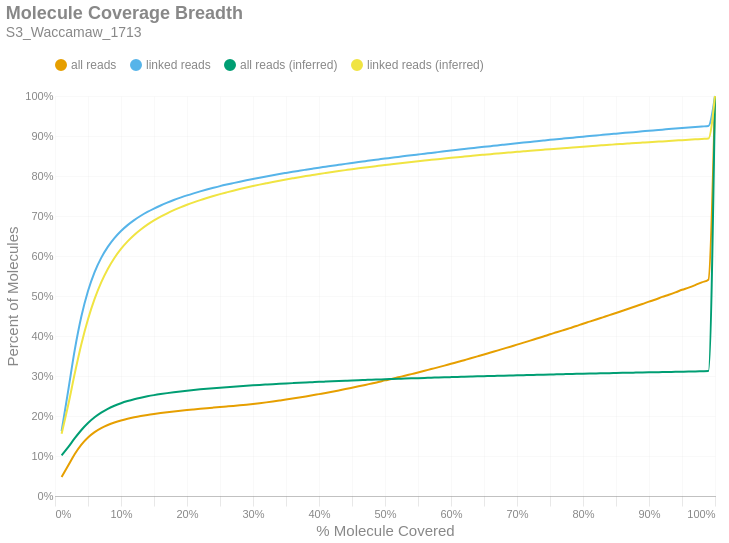

The notebook cell this image was saved under:
### Markdown cell above
### Molecule Read Coverage
This chart shows molecule coverage breadth as computed by the number of bases aligned to that molecule. In other words, "*how much of each unique long molecule is actually sequenced/aligned?*" Keep in mind there is a distinction between sequences and alignments, since some sequences belonging to a particular molecule may not align well and wouldn't appear in the alignment data. This chart also shows molecule coverage breadth as computed by the *inferred fragment* from which the aligned sequences originate. Unlike read coverage, this calculation takes into account the total insert size, including unsequenced gaps between the forward and reverse reads. Like the previous figures, these are cumulative percents.

### Code cell
if SKIPLR:
    print_html(f"Skipped")
else:
    binned_df = consolidated_hist(valids['coverage_bp'], mask, 0.01, True)
    binned_df_inf = consolidated_hist(valids['coverage_inserts'], mask, 0.01, True)
    binned_df = binned_df.with_columns(pl.lit(binned_df_inf['all reads (cumsum)']).alias('all reads (inferred)'))
    binned_df = binned_df.with_columns(pl.lit(binned_df_inf['linked reads (cumsum)']).alias('linked reads (inferred)'))
    binned_df = binned_df.with_columns(
        (pl.col('bin').cast(pl.Float64) + 0.01).alias('right_edge')
    )

    with SafeRender(binned_df):
        (
            density_plot(binned_df, 'Molecule Coverage Breadth', samplename, 'molcov', ['all reads (inferred)','linked reads (inferred)'])
            .encode(
                #x=alt.X('bin:Q', title="% Molecule Covered").axis(format = '%').scale(padding=0),
                x=alt.X('right_edge:Q', title="% Molecule Covered").axis(format='%').scale(padding=0),
                y=alt.Y('value:Q', title='Percent of Molecules')
                    .axis(format='%')
                    .stack(False)
                    .scale(domainMin=0, padding=0),
                color=alt.Color("key:N").scale(domain = ["all reads", "linked reads", "all reads (inferred)", "linked reads (inferred)"]),
                tooltip = [
                    alt.Tooltip("key:N", title = "Data Type"),
                    alt.Tooltip("range_label:N", title="% Molecule Covered"),
                    alt.Tooltip("value:Q", format = ".2%", title="% Molecules")
                ]
            )
        ).display()

### Figure 1 — Vega-Lite specification as saved in the notebook (floating-point values rounded to 4 significant figures)
{"width": "container", "height": 400, "config": {"title": {"anchor": "start", "dy": -15, "fontSize": 18, "color": "#888888", "subtitleColor": "#888888", "subtitleFontSize": 14}, "arc": {"fill": "#0072B2"}, "axis": {"domainColor": "#888888", "domainWidth": 0.5, "gridWidth": 0.2, "grid": false, "titleFontWeight": 400, "titleFontSize": 15, "labelFontSize": 11, "labelColor": "#888888", "tickColor": "#888888", "tickWidth": 0.2, "titleColor": "#888888"}, "axisBand": {"grid": false}, "axisX": {"grid": true, "tickSize": 10, "domainCap": "round"}, "axisY": {"domain": false, "grid": true, "tickSize": 0, "domainCap": "round"}, "background": "transparent", "header": {"labelFontSize": 15, "labelColor": "#888888", "titleFontSize": 15, "titleFontWeight": 600, "titleColor": "#888888"}, "legend": {"labelFont": "sans-serif", "labelFontSize": 12, "labelColor": "#888888", "symbolSize": 100, "symbolType": "circle", "titleFontSize": 12, "titlePadding": 10, "titleColor": "#888888", "title": null, "orient": "top"}, "range": {"category": ["#E69F00", "#56B4E9", "#009E73", "#F0E442", "#0072B2", "#D55E00", "#CC79A7", "#000000"], "diverging": ["#cfe8f3", "#a2d4ec", "#73bfe2", "#46abdb", "#1696d2", "#12719e"]}, "area": {"fill": "#0072B2", "fillOpacity": 0.7, "line": true, "strokeOpacity": 0.7}, "line": {"color": "#0072B2", "stroke": "#0072B2", "strokeWidth": 2}, "trail": {"color": "#0072B2", "stroke": "#0072B2", "strokeWidth": 0, "size": 1}, "point": {"filled": true, "fillOpacity": 1.0, "size": 95}, "text": {"color": "#888888", "fontSize": 11, "align": "right", "fontWeight": 400, "size": 11}, "bar": {"fill": "#0072B2", "stroke": null}, "view": {"stroke": null, "continuousWidth": 660, "continuousHeight": 400}}, "data": {"name": "data-6e9d5147e49c37d083bf11139e723da2"}, "mark": {"type": "line", "interpolate": "monotone", "point": {"opacity": 0, "size": 275}}, "encoding": {"color": {"field": "key", "scale": {"domain": ["all reads", "linked reads", "all reads (inferred)", "linked reads (inferred)"]}, "type": "nominal"}, "tooltip": [{"field": "key", "title": "Data Type", "type": "nominal"}, {"field": "range_label", "title": "% Molecule Covered", "type": "nominal"}, {"field": "value", "format": ".2%", "title": "% Molecules", "type": "quantitative"}], "x": {"axis": {"format": "%"}, "field": "right_edge", "scale": {"padding": 0}, "title": "% Molecule Covered", "type": "quantitative"}, "y": {"axis": {"format": "%"}, "field": "value", "scale": {"domainMin": 0, "padding": 0}, "stack": false, "title": "Percent of Molecules", "type": "quantitative"}}, "params": [{"name": "param_c36ac31b6afebe62", "select": {"type": "point", "fields": ["key"]}, "bind": "legend"}], "title": {"text": "Molecule Coverage Breadth", "subtitle": "S3_Waccamaw_1713"}, "transform": [{"fold": ["all reads (cumsum)", "linked reads (cumsum)", "all reads (inferred)", "linked reads (inferred)"]}, {"calculate": "replace(datum.key, ' (cumsum)', '')", "as": "key"}, {"filter": {"param": "param_c36ac31b6afebe62"}}], "usermeta": {"embedOptions": {"downloadFileName": "S3_Waccamaw_1713.molcov"}}, "$schema": "https://vega.github.io/schema/vega-lite/v6.1.0.json", "datasets": {"data-6e9d5147e49c37d083bf11139e723da2": [{"bin": "0.0", "interval": "0.0-0.01", "all reads": 0.04755, "linked reads": 0.1623, "all reads (cumsum)": 0.04755, "linked reads (cumsum)": 0.1623, "range_label": "0.0-0.01", "all reads (inferred)": 0.1017, "linked reads (inferred)": 0.1555, "right_edge": 0.01}, {"bin": "0.01", "interval": "0.01-0.02", "all reads": 0.02868, "linked reads": 0.1012, "all reads (cumsum)": 0.07623, "linked reads (cumsum)": 0.2635, "range_label": "0.01-0.02", "all reads (inferred)": 0.1221, "linked reads (inferred)": 0.2273, "right_edge": 0.02}, {"bin": "0.02", "interval": "0.02-0.03", "all reads": 0.02886, "linked reads": 0.1024, "all reads (cumsum)": 0.1051, "linked reads (cumsum)": 0.3659, "range_label": "0.02-0.03", "all reads (inferred)": 0.1445, "linked reads (inferred)": 0.3067, "right_edge": 0.03}, {"bin": "0.03", "interval": "0.03-0.04", "all reads": 0.02349, "linked reads": 0.0833, "all reads (cumsum)": 0.1286, "linked reads (cumsum)": 0.4492, "range_label": "0.03-0.04", "all reads (inferred)": 0.1651, "linked reads (inferred)": 0.3799, "right_edge": 0.04}, {"bin": "0.04", "interval": "0.04-0.05", "all reads": 0.0178, "linked reads": 0.06311, "all reads (cumsum)": 0.1464, "linked reads (cumsum)": 0.5123, "range_label": "0.04-0.05", "all reads (inferred)": 0.1825, "linked reads (inferred)": 0.4418, "right_edge": 0.05}, {"bin": "0.05", "interval": "0.05-0.06", "all reads": 0.01339, "linked reads": 0.04738, "all reads (cumsum)": 0.1598, "linked reads (cumsum)": 0.5597, "range_label": "0.05-0.06", "all reads (inferred)": 0.1969, "linked reads (inferred)": 0.4928, "right_edge": 0.06}, {"bin": "0.06", "interval": "0.06-0.07", "all reads": 0.01008, "linked reads": 0.03564, "all reads (cumsum)": 0.1698, "linked reads (cumsum)": 0.5953, "range_label": "0.06-0.07", "all reads (inferred)": 0.2085, "linked reads (inferred)": 0.5341, "right_edge": 0.07}, {"bin": "0.07", "interval": "0.07-0.08", "all reads": 0.007756, "linked reads": 0.02737, "all reads (cumsum)": 0.1776, "linked reads (cumsum)": 0.6227, "range_label": "0.07-0.08", "all reads (inferred)": 0.2179, "linked reads (inferred)": 0.5676, "right_edge": 0.08}, {"bin": "0.08", "interval": "0.08-0.09", "all reads": 0.006233, "linked reads": 0.02193, "all reads (cumsum)": 0.1838, "linked reads (cumsum)": 0.6446, "range_label": "0.08-0.09", "all reads (inferred)": 0.2257, "linked reads (inferred)": 0.5951, "right_edge": 0.09}, {"bin": "0.09", "interval": "0.09-0.1", "all reads": 0.005098, "linked reads": 0.01789, "all reads (cumsum)": 0.1889, "linked reads (cumsum)": 0.6625, "range_label": "0.09-0.1", "all reads (inferred)": 0.232, "linked reads (inferred)": 0.6177, "right_edge": 0.1}, {"bin": "0.1", "interval": "0.1-0.11", "all reads": 0.004202, "linked reads": 0.01472, "all reads (cumsum)": 0.1931, "linked reads (cumsum)": 0.6772, "range_label": "0.1-0.11", "all reads (inferred)": 0.2373, "linked reads (inferred)": 0.6364, "right_edge": 0.11}, {"bin": "0.11", "interval": "0.11-0.12", "all reads": 0.003601, "linked reads": 0.01253, "all reads (cumsum)": 0.1967, "linked reads (cumsum)": 0.6898, "range_label": "0.11-0.12", "all reads (inferred)": 0.2418, "linked reads (inferred)": 0.6525, "right_edge": 0.12}, {"bin": "0.12", "interval": "0.12-0.13", "all reads": 0.003105, "linked reads": 0.01084, "all reads (cumsum)": 0.1998, "linked reads (cumsum)": 0.7006, "range_label": "0.12-0.13", "all reads (inferred)": 0.2457, "linked reads (inferred)": 0.6661, "right_edge": 0.13}, {"bin": "0.13", "interval": "0.13-0.14", "all reads": 0.002765, "linked reads": 0.009591, "all reads (cumsum)": 0.2026, "linked reads (cumsum)": 0.7102, "range_label": "0.13-0.14", "all reads (inferred)": 0.2492, "linked reads (inferred)": 0.6783, "right_edge": 0.14}, {"bin": "0.14", "interval": "0.14-0.15", "all reads": 0.002435, "linked reads": 0.008397, "all reads (cumsum)": 0.205, "linked reads (cumsum)": 0.7186, "range_label": "0.14-0.15", "all reads (inferred)": 0.2522, "linked reads (inferred)": 0.689, "right_edge": 0.15}, {"bin": "0.15", "interval": "0.15-0.16", "all reads": 0.00226, "linked reads": 0.007729, "all reads (cumsum)": 0.2073, "linked reads (cumsum)": 0.7263, "range_label": "0.15-0.16", "all reads (inferred)": 0.2548, "linked reads (inferred)": 0.6984, "right_edge": 0.16}, {"bin": "0.16", "interval": "0.16-0.17", "all reads": 0.002068, "linked reads": 0.00702, "all reads (cumsum)": 0.2094, "linked reads (cumsum)": 0.7333, "range_label": "0.16-0.17", "all reads (inferred)": 0.2572, "linked reads (inferred)": 0.7068, "right_edge": 0.17}, {"bin": "0.17", "interval": "0.17-0.18", "all reads": 0.001968, "linked reads": 0.006571, "all reads (cumsum)": 0.2113, "linked reads (cumsum)": 0.7399, "range_label": "0.17-0.18", "all reads (inferred)": 0.2594, "linked reads (inferred)": 0.7145, "right_edge": 0.18}, {"bin": "0.18", "interval": "0.18-0.19", "all reads": 0.001811, "linked reads": 0.005977, "all reads (cumsum)": 0.2131, "linked reads (cumsum)": 0.7459, "range_label": "0.18-0.19", "all reads (inferred)": 0.2614, "linked reads (inferred)": 0.7215, "right_edge": 0.19}, {"bin": "0.19", "interval": "0.19-0.2", "all reads": 0.001711, "linked reads": 0.005592, "all reads (cumsum)": 0.2149, "linked reads (cumsum)": 0.7515, "range_label": "0.19-0.2", "all reads (inferred)": 0.2632, "linked reads (inferred)": 0.728, "right_edge": 0.2}, {"bin": "0.2", "interval": "0.2-0.21", "all reads": 0.001613, "linked reads": 0.005168, "all reads (cumsum)": 0.2165, "linked reads (cumsum)": 0.7566, "range_label": "0.2-0.21", "all reads (inferred)": 0.265, "linked reads (inferred)": 0.7341, "right_edge": 0.21}, {"bin": "0.21", "interval": "0.21-0.22", "all reads": 0.001575, "linked reads": 0.004916, "all reads (cumsum)": 0.218, "linked reads (cumsum)": 0.7616, "range_label": "0.21-0.22", "all reads (inferred)": 0.2666, "linked reads (inferred)": 0.7398, "right_edge": 0.22}, {"bin": "0.22", "interval": "0.22-0.23", "all reads": 0.001505, "linked reads": 0.004612, "all reads (cumsum)": 0.2196, "linked reads (cumsum)": 0.7662, "range_label": "0.22-0.23", "all reads (inferred)": 0.2681, "linked reads (inferred)": 0.745, "right_edge": 0.23}, {"bin": "0.23", "interval": "0.23-0.24", "all reads": 0.001451, "linked reads": 0.004349, "all reads (cumsum)": 0.221, "linked reads (cumsum)": 0.7705, "range_label": "0.23-0.24", "all reads (inferred)": 0.2695, "linked reads (inferred)": 0.75, "right_edge": 0.24}, {"bin": "0.24", "interval": "0.24-0.25", "all reads": 0.00143, "linked reads": 0.004189, "all reads (cumsum)": 0.2224, "linked reads (cumsum)": 0.7747, "range_label": "0.24-0.25", "all reads (inferred)": 0.2708, "linked reads (inferred)": 0.7547, "right_edge": 0.25}, {"bin": "0.25", "interval": "0.25-0.26", "all reads": 0.001381, "linked reads": 0.003858, "all reads (cumsum)": 0.2238, "linked reads (cumsum)": 0.7786, "range_label": "0.25-0.26", "all reads (inferred)": 0.2721, "linked reads (inferred)": 0.7591, "right_edge": 0.26}, {"bin": "0.26", "interval": "0.26-0.27", "all reads": 0.001406, "linked reads": 0.003635, "all reads (cumsum)": 0.2252, "linked reads (cumsum)": 0.7822, "range_label": "0.26-0.27", "all reads (inferred)": 0.2733, "linked reads (inferred)": 0.7633, "right_edge": 0.27}, {"bin": "0.27", "interval": "0.27-0.28", "all reads": 0.001519, "linked reads": 0.003585, "all reads (cumsum)": 0.2267, "linked reads (cumsum)": 0.7858, "range_label": "0.27-0.28", "all reads (inferred)": 0.2744, "linked reads (inferred)": 0.7673, "right_edge": 0.28}, {"bin": "0.28", "interval": "0.28-0.29", "all reads": 0.001619, "linked reads": 0.003432, "all reads (cumsum)": 0.2284, "linked reads (cumsum)": 0.7892, "range_label": "0.28-0.29", "all reads (inferred)": 0.2755, "linked reads (inferred)": 0.7711, "right_edge": 0.29}, {"bin": "0.29", "interval": "0.29-0.3", "all reads": 0.001779, "linked reads": 0.003284, "all reads (cumsum)": 0.2301, "linked reads (cumsum)": 0.7925, "range_label": "0.29-0.3", "all reads (inferred)": 0.2766, "linked reads (inferred)": 0.7748, "right_edge": 0.3}, {"bin": "0.3", "interval": "0.3-0.31", "all reads": 0.001889, "linked reads": 0.003242, "all reads (cumsum)": 0.232, "linked reads (cumsum)": 0.7957, "range_label": "0.3-0.31", "all reads (inferred)": 0.2776, "linked reads (inferred)": 0.7784, "right_edge": 0.31}, {"bin": "0.31", "interval": "0.31-0.32", "all reads": 0.002052, "linked reads": 0.003114, "all reads (cumsum)": 0.2341, "linked reads (cumsum)": 0.7989, "range_label": "0.31-0.32", "all reads (inferred)": 0.2786, "linked reads (inferred)": 0.7818, "right_edge": 0.32}, {"bin": "0.32", "interval": "0.32-0.33", "all reads": 0.002215, "linked reads": 0.003053, "all reads (cumsum)": 0.2363, "linked reads (cumsum)": 0.8019, "range_label": "0.32-0.33", "all reads (inferred)": 0.2795, "linked reads (inferred)": 0.7851, "right_edge": 0.33}, {"bin": "0.33", "interval": "0.33-0.34", "all reads": 0.002312, "linked reads": 0.002959, "all reads (cumsum)": 0.2386, "linked reads (cumsum)": 0.8049, "range_label": "0.33-0.34", "all reads (inferred)": 0.2805, "linked reads (inferred)": 0.7882, "right_edge": 0.34}, {"bin": "0.34", "interval": "0.34-0.35", "all reads": 0.002372, "linked reads": 0.002805, "all reads (cumsum)": 0.241, "linked reads (cumsum)": 0.8077, "range_label": "0.34-0.35", "all reads (inferred)": 0.2813, "linked reads (inferred)": 0.7913, "right_edge": 0.35}, {"bin": "0.35", "interval": "0.35-0.36", "all reads": 0.002525, "linked reads": 0.002752, "all reads (cumsum)": 0.2435, "linked reads (cumsum)": 0.8104, "range_label": "0.35-0.36", "all reads (inferred)": 0.2822, "linked reads (inferred)": 0.7942, "right_edge": 0.36}, {"bin": "0.36", "interval": "0.36-0.37", "all reads": 0.002609, "linked reads": 0.002644, "all reads (cumsum)": 0.2461, "linked reads (cumsum)": 0.8131, "range_label": "0.36-0.37", "all reads (inferred)": 0.283, "linked reads (inferred)": 0.7971, "right_edge": 0.37}, {"bin": "0.37", "interval": "0.37-0.38", "all reads": 0.002726, "linked reads": 0.002608, "all reads (cumsum)": 0.2488, "linked reads (cumsum)": 0.8157, "range_label": "0.37-0.38", "all reads (inferred)": 0.2838, "linked reads (inferred)": 0.7998, "right_edge": 0.38}, {"bin": "0.38", "interval": "0.38-0.39", "all reads": 0.002839, "linked reads": 0.002596, "all reads (cumsum)": 0.2517, "linked reads (cumsum)": 0.8183, "range_label": "0.38-0.39", "all reads (inferred)": 0.2846, "linked reads (inferred)": 0.8024, "right_edge": 0.39}, {"bin": "0.39", "interval": "0.39-0.4", "all reads": 0.002993, "linked reads": 0.002539, "all reads (cumsum)": 0.2547, "linked reads (cumsum)": 0.8208, "range_label": "0.39-0.4", "all reads (inferred)": 0.2853, "linked reads (inferred)": 0.8051, "right_edge": 0.4}, {"bin": "0.4", "interval": "0.4-0.41", "all reads": 0.002969, "linked reads": 0.002383, "all reads (cumsum)": 0.2576, "linked reads (cumsum)": 0.8232, "range_label": "0.4-0.41", "all reads (inferred)": 0.2861, "linked reads (inferred)": 0.8076, "right_edge": 0.41}, {"bin": "0.41", "interval": "0.41-0.42", "all reads": 0.003142, "linked reads": 0.002417, "all reads (cumsum)": 0.2608, "linked reads (cumsum)": 0.8256, "range_label": "0.41-0.42", "all reads (inferred)": 0.2868, "linked reads (inferred)": 0.81, "right_edge": 0.42}, {"bin": "0.42", "interval": "0.42-0.43", "all reads": 0.003227, "linked reads": 0.002329, "all reads (cumsum)": 0.264, "linked reads (cumsum)": 0.8279, "range_label": "0.42-0.43", "all reads (inferred)": 0.2875, "linked reads (inferred)": 0.8123, "right_edge": 0.43}, {"bin": "0.43", "interval": "0.43-0.44", "all reads": 0.003284, "linked reads": 0.002347, "all reads (cumsum)": 0.2673, "linked reads (cumsum)": 0.8303, "range_label": "0.43-0.44", "all reads (inferred)": 0.2881, "linked reads (inferred)": 0.8147, "right_edge": 0.44}, {"bin": "0.44", "interval": "0.44-0.45", "all reads": 0.003434, "linked reads": 0.002271, "all reads (cumsum)": 0.2707, "linked reads (cumsum)": 0.8326, "range_label": "0.44-0.45", "all reads (inferred)": 0.2888, "linked reads (inferred)": 0.817, "right_edge": 0.45}, {"bin": "0.45", "interval": "0.45-0.46", "all reads": 0.003484, "linked reads": 0.002266, "all reads (cumsum)": 0.2742, "linked reads (cumsum)": 0.8348, "range_label": "0.45-0.46", "all reads (inferred)": 0.2895, "linked reads (inferred)": 0.8192, "right_edge": 0.46}, {"bin": "0.46", "interval": "0.46-0.47", "all reads": 0.003549, "linked reads": 0.002225, "all reads (cumsum)": 0.2778, "linked reads (cumsum)": 0.8371, "range_label": "0.46-0.47", "all reads (inferred)": 0.2901, "linked reads (inferred)": 0.8213, "right_edge": 0.47}, {"bin": "0.47", "interval": "0.47-0.48", "all reads": 0.003655, "linked reads": 0.002235, "all reads (cumsum)": 0.2814, "linked reads (cumsum)": 0.8393, "range_label": "0.47-0.48", "all reads (inferred)": 0.2907, "linked reads (inferred)": 0.8234, "right_edge": 0.48}, {"bin": "0.48", "interval": "0.48-0.49", "all reads": 0.003588, "linked reads": 0.002135, "all reads (cumsum)": 0.285, "linked reads (cumsum)": 0.8414, "range_label": "0.48-0.49", "all reads (inferred)": 0.2913, "linked reads (inferred)": 0.8254, "right_edge": 0.49}, {"bin": "0.49", "interval": "0.49-0.5", "all reads": 0.004069, "linked reads": 0.002162, "all reads (cumsum)": 0.2891, "linked reads (cumsum)": 0.8436, "range_label": "0.49-0.5", "all reads (inferred)": 0.2919, "linked reads (inferred)": 0.8275, "right_edge": 0.5}, {"bin": "0.5", "interval": "0.5-0.51", "all reads": 0.003526, "linked reads": 0.001995, "all reads (cumsum)": 0.2926, "linked reads (cumsum)": 0.8456, "range_label": "0.5-0.51", "all reads (inferred)": 0.2925, "linked reads (inferred)": 0.8294, "right_edge": 0.51}, {"bin": "0.51", "interval": "0.51-0.52", "all reads": 0.004056, "linked reads": 0.002156, "all reads (cumsum)": 0.2967, "linked reads (cumsum)": 0.8477, "range_label": "0.51-0.52", "all reads (inferred)": 0.293, "linked reads (inferred)": 0.8313, "right_edge": 0.52}, {"bin": "0.52", "interval": "0.52-0.53", "all reads": 0.003954, "linked reads": 0.00205, "all reads (cumsum)": 0.3006, "linked reads (cumsum)": 0.8498, "range_label": "0.52-0.53", "all reads (inferred)": 0.2936, "linked reads (inferred)": 0.8332, "right_edge": 0.53}, {"bin": "0.53", "interval": "0.53-0.54", "all reads": 0.004122, "linked reads": 0.002041, "all reads (cumsum)": 0.3047, "linked reads (cumsum)": 0.8518, "range_label": "0.53-0.54", "all reads (inferred)": 0.2941, "linked reads (inferred)": 0.835, "right_edge": 0.54}, {"bin": "0.54", "interval": "0.54-0.55", "all reads": 0.004061, "linked reads": 0.001971, "all reads (cumsum)": 0.3088, "linked reads (cumsum)": 0.8538, "range_label": "0.54-0.55", "all reads (inferred)": 0.2947, "linked reads (inferred)": 0.8368, "right_edge": 0.55}, {"bin": "0.55", "interval": "0.55-0.56", "all reads": 0.004216, "linked reads": 0.001955, "all reads (cumsum)": 0.313, "linked reads (cumsum)": 0.8558, "range_label": "0.55-0.56", "all reads (inferred)": 0.2952, "linked reads (inferred)": 0.8386, "right_edge": 0.56}, {"bin": "0.56", "interval": "0.56-0.57", "all reads": 0.004311, "linked reads": 0.001985, "all reads (cumsum)": 0.3173, "linked reads (cumsum)": 0.8577, "range_label": "0.56-0.57", "all reads (inferred)": 0.2957, "linked reads (inferred)": 0.8403, "right_edge": 0.57}, {"bin": "0.57", "interval": "0.57-0.58", "all reads": 0.004238, "linked reads": 0.001934, "all reads (cumsum)": 0.3216, "linked reads (cumsum)": 0.8597, "range_label": "0.57-0.58", "all reads (inferred)": 0.2962, "linked reads (inferred)": 0.8421, "right_edge": 0.58}, {"bin": "0.58", "interval": "0.58-0.59", "all reads": 0.004425, "linked reads": 0.00195, "all reads (cumsum)": 0.326, "linked reads (cumsum)": 0.8616, "range_label": "0.58-0.59", "all reads (inferred)": 0.2967, "linked reads (inferred)": 0.8438, "right_edge": 0.59}, {"bin": "0.59", "interval": "0.59-0.6", "all reads": 0.00458, "linked reads": 0.001954, "all reads (cumsum)": 0.3306, "linked reads (cumsum)": 0.8636, "range_label": "0.59-0.6", "all reads (inferred)": 0.2972, "linked reads (inferred)": 0.8454, "right_edge": 0.6}, {"bin": "0.6", "interval": "0.6-0.61", "all reads": 0.004382, "linked reads": 0.001882, "all reads (cumsum)": 0.3349, "linked reads (cumsum)": 0.8655, "range_label": "0.6-0.61", "all reads (inferred)": 0.2977, "linked reads (inferred)": 0.847, "right_edge": 0.61}, {"bin": "0.61", "interval": "0.61-0.62", "all reads": 0.004647, "linked reads": 0.001876, "all reads (cumsum)": 0.3396, "linked reads (cumsum)": 0.8673, "range_label": "0.61-0.62", "all reads (inferred)": 0.2982, "linked reads (inferred)": 0.8486, "right_edge": 0.62}, {"bin": "0.62", "interval": "0.62-0.63", "all reads": 0.004655, "linked reads": 0.001832, "all reads (cumsum)": 0.3442, "linked reads (cumsum)": 0.8692, "range_label": "0.62-0.63", "all reads (inferred)": 0.2987, "linked reads (inferred)": 0.8502, "right_edge": 0.63}, {"bin": "0.63", "interval": "0.63-0.64", "all reads": 0.004724, "linked reads": 0.001842, "all reads (cumsum)": 0.349, "linked reads (cumsum)": 0.871, "range_label": "0.63-0.64", "all reads (inferred)": 0.2991, "linked reads (inferred)": 0.8517, "right_edge": 0.64}, {"bin": "0.64", "interval": "0.64-0.65", "all reads": 0.004777, "linked reads": 0.001833, "all reads (cumsum)": 0.3537, "linked reads (cumsum)": 0.8728, "range_label": "0.64-0.65", "all reads (inferred)": 0.2996, "linked reads (inferred)": 0.8532, "right_edge": 0.65}, {"bin": "0.65", "interval": "0.65-0.66", "all reads": 0.004951, "linked reads": 0.001822, "all reads (cumsum)": 0.3587, "linked reads (cumsum)": 0.8747, "range_label": "0.65-0.66", "all reads (inferred)": 0.3, "linked reads (inferred)": 0.8547, "right_edge": 0.66}, {"bin": "0.66", "interval": "0.66-0.67", "all reads": 0.004802, "linked reads": 0.001829, "all reads (cumsum)": 0.3635, "linked reads (cumsum)": 0.8765, "range_label": "0.66-0.67", "all reads (inferred)": 0.3005, "linked reads (inferred)": 0.8562, "right_edge": 0.67}, {"bin": "0.67", "interval": "0.67-0.68", "all reads": 0.004916, "linked reads": 0.001773, "all reads (cumsum)": 0.3684, "linked reads (cumsum)": 0.8783, "range_label": "0.67-0.68", "all reads (inferred)": 0.3009, "linked reads (inferred)": 0.8576, "right_edge": 0.68}, {"bin": "0.68", "interval": "0.68-0.69", "all reads": 0.004891, "linked reads": 0.001764, "all reads (cumsum)": 0.3733, "linked reads (cumsum)": 0.88, "range_label": "0.68-0.69", "all reads (inferred)": 0.3013, "linked reads (inferred)": 0.859, "right_edge": 0.69}, {"bin": "0.69", "interval": "0.69-0.7", "all reads": 0.005087, "linked reads": 0.001755, "all reads (cumsum)": 0.3784, "linked reads (cumsum)": 0.8818, "range_label": "0.69-0.7", "all reads (inferred)": 0.3017, "linked reads (inferred)": 0.8604, "right_edge": 0.7}, {"bin": "0.7", "interval": "0.7-0.71", "all reads": 0.005033, "linked reads": 0.001754, "all reads (cumsum)": 0.3834, "linked reads (cumsum)": 0.8835, "range_label": "0.7-0.71", "all reads (inferred)": 0.3022, "linked reads (inferred)": 0.8618, "right_edge": 0.71}, {"bin": "0.71", "interval": "0.71-0.72", "all reads": 0.005073, "linked reads": 0.001669, "all reads (cumsum)": 0.3885, "linked reads (cumsum)": 0.8852, "range_label": "0.71-0.72", "all reads (inferred)": 0.3026, "linked reads (inferred)": 0.8631, "right_edge": 0.72}, {"bin": "0.72", "interval": "0.72-0.73", "all reads": 0.005184, "linked reads": 0.001744, "all reads (cumsum)": 0.3937, "linked reads (cumsum)": 0.887, "range_label": "0.72-0.73", "all reads (inferred)": 0.303, "linked reads (inferred)": 0.8644, "right_edge": 0.73}, {"bin": "0.73", "interval": "0.73-0.74", "all reads": 0.005118, "linked reads": 0.001715, "all reads (cumsum)": 0.3988, "linked reads (cumsum)": 0.8887, "range_label": "0.73-0.74", "all reads (inferred)": 0.3034, "linked reads (inferred)": 0.8658, "right_edge": 0.74}, {"bin": "0.74", "interval": "0.74-0.75", "all reads": 0.005398, "linked reads": 0.001683, "all reads (cumsum)": 0.4042, "linked reads (cumsum)": 0.8903, "range_label": "0.74-0.75", "all reads (inferred)": 0.3038, "linked reads (inferred)": 0.8671, "right_edge": 0.75}, {"bin": "0.75", "interval": "0.75-0.76", "all reads": 0.005066, "linked reads": 0.001572, "all reads (cumsum)": 0.4093, "linked reads (cumsum)": 0.8919, "range_label": "0.75-0.76", "all reads (inferred)": 0.3042, "linked reads (inferred)": 0.8683, "right_edge": 0.76}, {"bin": "0.76", "interval": "0.76-0.77", "all reads": 0.005206, "linked reads": 0.001601, "all reads (cumsum)": 0.4145, "linked reads (cumsum)": 0.8935, "range_label": "0.76-0.77", "all reads (inferred)": 0.3046, "linked reads (inferred)": 0.8696, "right_edge": 0.77}, {"bin": "0.77", "interval": "0.77-0.78", "all reads": 0.005268, "linked reads": 0.001611, "all reads (cumsum)": 0.4197, "linked reads (cumsum)": 0.8951, "range_label": "0.77-0.78", "all reads (inferred)": 0.3049, "linked reads (inferred)": 0.8708, "right_edge": 0.78}, {"bin": "0.78", "interval": "0.78-0.79", "all reads": 0.005277, "linked reads": 0.001569, "all reads (cumsum)": 0.425, "linked reads (cumsum)": 0.8967, "range_label": "0.78-0.79", "all reads (inferred)": 0.3053, "linked reads (inferred)": 0.8721, "right_edge": 0.79}, {"bin": "0.79", "interval": "0.79-0.8", "all reads": 0.005615, "linked reads": 0.001615, "all reads (cumsum)": 0.4306, "linked reads (cumsum)": 0.8983, "range_label": "0.79-0.8", "all reads (inferred)": 0.3057, "linked reads (inferred)": 0.8733, "right_edge": 0.8}, {"bin": "0.8", "interval": "0.8-0.81", "all reads": 0.005188, "linked reads": 0.001501, "all reads (cumsum)": 0.4358, "linked reads (cumsum)": 0.8998, "range_label": "0.8-0.81", "all reads (inferred)": 0.3061, "linked reads (inferred)": 0.8745, "right_edge": 0.81}, {"bin": "0.81", "interval": "0.81-0.82", "all reads": 0.005348, "linked reads": 0.001549, "all reads (cumsum)": 0.4412, "linked reads (cumsum)": 0.9014, "range_label": "0.81-0.82", "all reads (inferred)": 0.3064, "linked reads (inferred)": 0.8757, "right_edge": 0.82}, {"bin": "0.82", "interval": "0.82-0.83", "all reads": 0.005497, "linked reads": 0.001482, "all reads (cumsum)": 0.4467, "linked reads (cumsum)": 0.9028, "range_label": "0.82-0.83", "all reads (inferred)": 0.3068, "linked reads (inferred)": 0.8768, "right_edge": 0.83}, {"bin": "0.83", "interval": "0.83-0.84", "all reads": 0.005504, "linked reads": 0.001515, "all reads (cumsum)": 0.4522, "linked reads (cumsum)": 0.9044, "range_label": "0.83-0.84", "all reads (inferred)": 0.3071, "linked reads (inferred)": 0.878, "right_edge": 0.84}, {"bin": "0.84", "interval": "0.84-0.85", "all reads": 0.005457, "linked reads": 0.001472, "all reads (cumsum)": 0.4576, "linked reads (cumsum)": 0.9058, "range_label": "0.84-0.85", "all reads (inferred)": 0.3075, "linked reads (inferred)": 0.8791, "right_edge": 0.85}, {"bin": "0.85", "interval": "0.85-0.86", "all reads": 0.005614, "linked reads": 0.001469, "all reads (cumsum)": 0.4632, "linked reads (cumsum)": 0.9073, "range_label": "0.85-0.86", "all reads (inferred)": 0.3078, "linked reads (inferred)": 0.8802, "right_edge": 0.86}, {"bin": "0.86", "interval": "0.86-0.87", "all reads": 0.005547, "linked reads": 0.001472, "all reads (cumsum)": 0.4688, "linked reads (cumsum)": 0.9088, "range_label": "0.86-0.87", "all reads (inferred)": 0.3082, "linked reads (inferred)": 0.8813, "right_edge": 0.87}, {"bin": "0.87", "interval": "0.87-0.88", "all reads": 0.005681, "linked reads": 0.001434, "all reads (cumsum)": 0.4745, "linked reads (cumsum)": 0.9102, "range_label": "0.87-0.88", "all reads (inferred)": 0.3085, "linked reads (inferred)": 0.8824, "right_edge": 0.88}, {"bin": "0.88", "interval": "0.88-0.89", "all reads": 0.005599, "linked reads": 0.00144, "all reads (cumsum)": 0.4801, "linked reads (cumsum)": 0.9116, "range_label": "0.88-0.89", "all reads (inferred)": 0.3089, "linked reads (inferred)": 0.8835, "right_edge": 0.89}, {"bin": "0.89", "interval": "0.89-0.9", "all reads": 0.005847, "linked reads": 0.001451, "all reads (cumsum)": 0.4859, "linked reads (cumsum)": 0.9131, "range_label": "0.89-0.9", "all reads (inferred)": 0.3092, "linked reads (inferred)": 0.8845, "right_edge": 0.9}, {"bin": "0.9", "interval": "0.9-0.91", "all reads": 0.005483, "linked reads": 0.001376, "all reads (cumsum)": 0.4914, "linked reads (cumsum)": 0.9145, "range_label": "0.9-0.91", "all reads (inferred)": 0.3095, "linked reads (inferred)": 0.8856, "right_edge": 0.91}, {"bin": "0.91", "interval": "0.91-0.92", "all reads": 0.006276, "linked reads": 0.001399, "all reads (cumsum)": 0.4977, "linked reads (cumsum)": 0.9159, "range_label": "0.91-0.92", "all reads (inferred)": 0.3098, "linked reads (inferred)": 0.8865, "right_edge": 0.92}, {"bin": "0.92", "interval": "0.92-0.93", "all reads": 0.005416, "linked reads": 0.001332, "all reads (cumsum)": 0.5031, "linked reads (cumsum)": 0.9172, "range_label": "0.92-0.93", "all reads (inferred)": 0.3101, "linked reads (inferred)": 0.8876, "right_edge": 0.93}, {"bin": "0.93", "interval": "0.93-0.94", "all reads": 0.005923, "linked reads": 0.001368, "all reads (cumsum)": 0.509, "linked reads (cumsum)": 0.9186, "range_label": "0.93-0.94", "all reads (inferred)": 0.3105, "linked reads (inferred)": 0.8886, "right_edge": 0.94}, {"bin": "0.94", "interval": "0.94-0.95", "all reads": 0.006473, "linked reads": 0.001317, "all reads (cumsum)": 0.5155, "linked reads (cumsum)": 0.9199, "range_label": "0.94-0.95", "all reads (inferred)": 0.3108, "linked reads (inferred)": 0.8896, "right_edge": 0.95}, {"bin": "0.95", "interval": "0.95-0.96", "all reads": 0.005436, "linked reads": 0.001254, "all reads (cumsum)": 0.5209, "linked reads (cumsum)": 0.9211, "range_label": "0.95-0.96", "all reads (inferred)": 0.3111, "linked reads (inferred)": 0.8906, "right_edge": 0.96}, {"bin": "0.96", "interval": "0.96-0.97", "all reads": 0.006348, "linked reads": 0.001322, "all reads (cumsum)": 0.5273, "linked reads (cumsum)": 0.9225, "range_label": "0.96-0.97", "all reads (inferred)": 0.3115, "linked reads (inferred)": 0.8916, "right_edge": 0.97}, {"bin": "0.97", "interval": "0.97-0.98", "all reads": 0.006917, "linked reads": 0.001261, "all reads (cumsum)": 0.5342, "linked reads (cumsum)": 0.9237, "range_label": "0.97-0.98", "all reads (inferred)": 0.3119, "linked reads (inferred)": 0.8928, "right_edge": 0.98}, {"bin": "0.98", "interval": "0.98-0.99", "all reads": 0.006399, "linked reads": 0.001297, "all reads (cumsum)": 0.5406, "linked reads (cumsum)": 0.925, "range_label": "0.98-0.99", "all reads (inferred)": 0.3123, "linked reads (inferred)": 0.8936, "right_edge": 0.99}, {"bin": "0.99", "interval": "0.99-1.0", "all reads": 0.4594, "linked reads": 0.07497, "all reads (cumsum)": 1.0, "linked reads (cumsum)": 1.0, "range_label": "0.99-1.0", "all reads (inferred)": 1.0, "linked reads (inferred)": 1.0, "right_edge": 1.0}]}}
